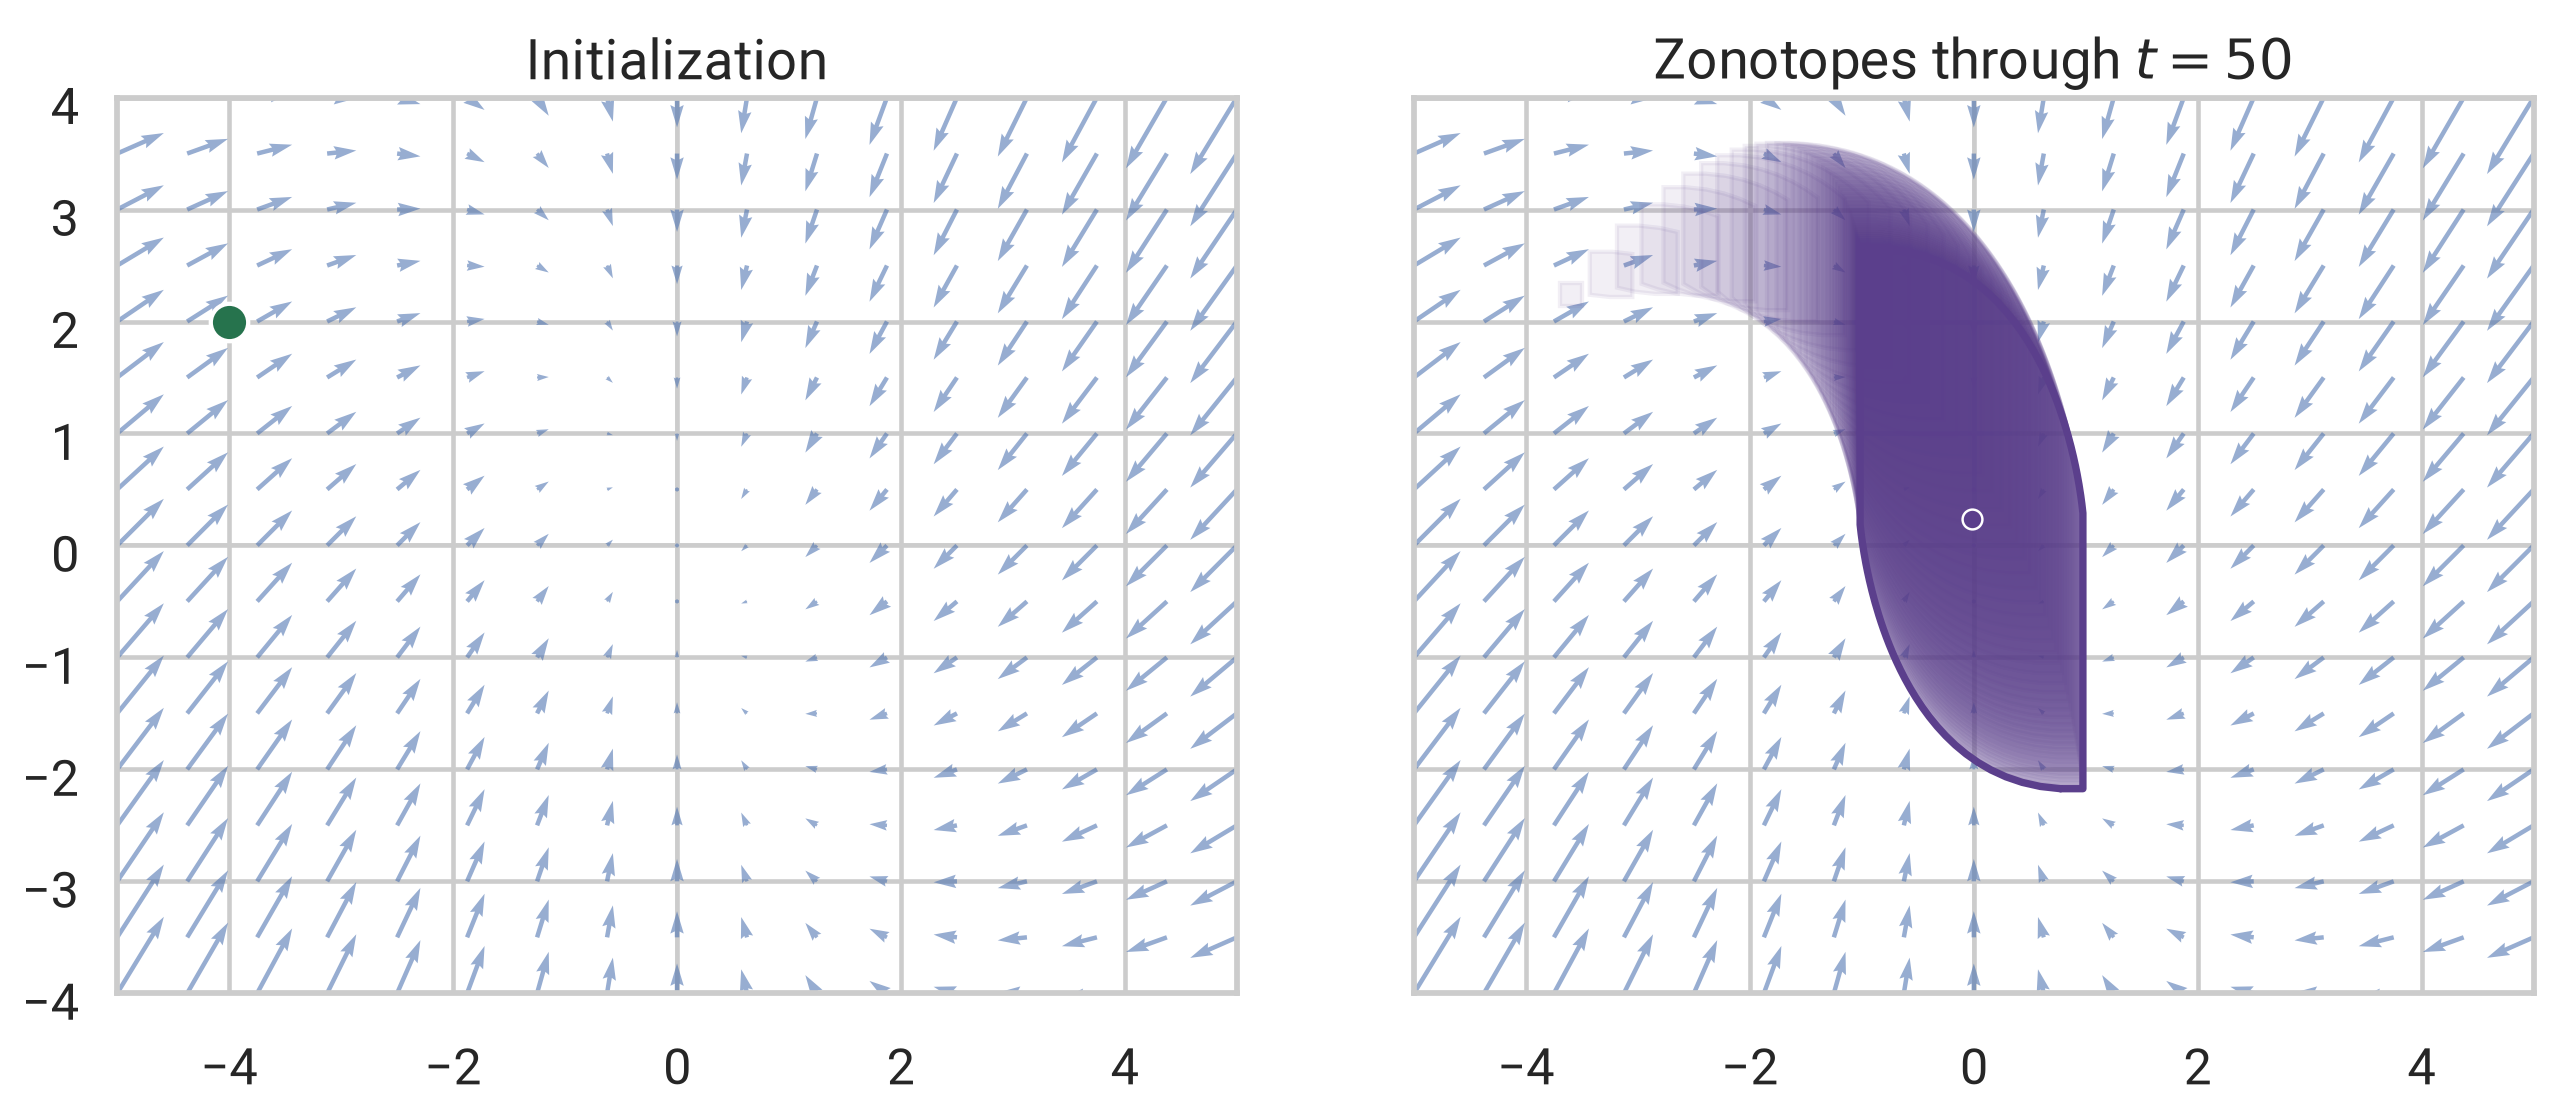

This figure's Python source:
#!/usr/bin/env python3
"""Visualize set-valued propagation for a linear system with zonotope noise.

The disturbance set is the box W = [-0.1, 0.1]^2 = Z(0, 0.1 I).  Run with:
    uv run --python .venv/bin/python zlti.py
"""

from __future__ import annotations

import argparse
from pathlib import Path

import matplotlib.pyplot as plt
import numpy as np
import seaborn as sns
from matplotlib.patches import Polygon


# Match slti.py: A_d is the discrete update used in the stochastic example.
A = np.array([[-1.0, 0.0], [-1.0, -0.8]])
A_DISCRETE = np.eye(2) + 0.1 * A
N_STEPS = 50
W_GENERATORS = 0.1 * np.eye(2)  # W = Z(0, 0.1 I) = [-0.1, 0.1]^2


def step_field(ax: plt.Axes, x_limit: float, y_limit: float) -> None:
    """Draw the deterministic increment A_d x - x."""
    x_grid = np.linspace(-x_limit, x_limit, 17)
    y_grid = np.linspace(-y_limit, y_limit, 17)
    x1, x2 = np.meshgrid(x_grid, y_grid)
    states = np.stack((x1, x2), axis=-1)
    increments = states @ A_DISCRETE.T - states
    ax.quiver(
        x1, x2, increments[..., 0], increments[..., 1],
        color=sns.color_palette("deep")[0], alpha=0.58, angles="xy",
        scale_units="xy", scale=1.2, width=0.004,
    )
    ax.axhline(0, color="0.35", linewidth=0.8, zorder=0)
    ax.axvline(0, color="0.35", linewidth=0.8, zorder=0)
    ax.set(xlim=(-x_limit, x_limit), ylim=(-y_limit, y_limit))
    ax.set_aspect("equal", adjustable="box")


def zonotope_vertices(center: np.ndarray, generators: np.ndarray) -> np.ndarray:
    """Return the boundary vertices of a 2-D zonotope in counter-clockwise order.

    A zonotope is a Minkowski sum of line segments.  Sorting their directions
    yields its boundary directly, so this avoids sampling particles or a grid.
    """
    if generators.size == 0:
        return center[None, :]

    # A segment is unchanged by negating its generator; use angles in [0, pi).
    oriented = generators.copy()
    flip = (oriented[:, 1] < 0) | ((oriented[:, 1] == 0) & (oriented[:, 0] < 0))
    oriented[flip] *= -1
    angles = np.arctan2(oriented[:, 1], oriented[:, 0])
    ordered = oriented[np.argsort(angles)]

    first = center - ordered.sum(axis=0)
    forward = first + np.cumsum(2 * ordered, axis=0)
    backward = forward[-1] - np.cumsum(2 * ordered, axis=0)
    return np.vstack((first, forward, backward[:-1]))


def propagate_zonotopes(x0: np.ndarray, steps: int) -> list[tuple[np.ndarray, np.ndarray]]:
    """Propagate X[t+1] = A_d X[t] (+) W, starting at the point x0."""
    zonotopes = [(x0, np.empty((0, 2)))]
    center, generators = x0, np.empty((0, 2))
    for _ in range(steps):
        center = A_DISCRETE @ center
        generators = np.vstack((generators @ A_DISCRETE.T, W_GENERATORS))
        zonotopes.append((center, generators))
    return zonotopes


def draw_zonotope(ax: plt.Axes, center: np.ndarray, generators: np.ndarray,
                  color: tuple[float, float, float], alpha: float) -> None:
    """Add a filled exact zonotope boundary to an axes."""
    vertices = zonotope_vertices(center, generators)
    ax.add_patch(Polygon(vertices, closed=True, facecolor=color, edgecolor=color,
                         alpha=alpha, linewidth=1.4, zorder=2))


def make_figure(x0: np.ndarray, steps: int) -> plt.Figure:
    sns.set_theme(style="whitegrid", context="talk", palette="deep", rc={"font.family": "Roboto"})
    zonotopes = propagate_zonotopes(x0, steps)
    # Match the fixed view and proportions used by slti.py.
    x_limit, y_limit = 5.0, 4.0
    fig, axes = plt.subplots(1, 2, figsize=(11.5, 5.8), constrained_layout=True,
                             gridspec_kw={"wspace": 0.14}, sharex=True, sharey=True)

    step_field(axes[0], x_limit, y_limit)
    axes[0].scatter(*x0, s=150, color="#26734d", edgecolor="white", linewidth=1.4, zorder=3)
    axes[0].set_title("Initialization")

    step_field(axes[1], x_limit, y_limit)
    zonotope_color = "#5b3f8c"  # Same purple accent as the rollout panel in slti.py.
    for t, (center, generators) in enumerate(zonotopes[1:], start=1):
        # Earlier reachable sets remain visible while the final set receives emphasis.
        draw_zonotope(axes[1], center, generators, zonotope_color, alpha=0.08 if t < steps else 0.34)
    final_center, final_generators = zonotopes[-1]
    final_vertices = zonotope_vertices(final_center, final_generators)
    axes[1].plot(*np.vstack((final_vertices, final_vertices[0])).T, color=zonotope_color, linewidth=2.4, zorder=3)
    axes[1].scatter(*final_center, s=42, color=zonotope_color, edgecolor="white", linewidth=0.8, zorder=4)
    axes[1].set_title(f"Zonotopes through $t={steps}$")
    return fig


def main() -> None:
    parser = argparse.ArgumentParser(description=__doc__)
    parser.add_argument("--x0", type=float, nargs=2, metavar=("X1", "X2"), default=(-4.0, 2.0),
                        help="initial state coordinates (default: -4 2)")
    parser.add_argument("--steps", type=int, default=N_STEPS, help="number of set propagations (default: 10)")
    parser.add_argument("--output", type=Path, default=Path("zlti.png"), help="output image path")
    parser.add_argument("--show", action="store_true", help="also open the figure interactively")
    args = parser.parse_args()

    print(f"A_d = I + 0.1 A =\n{A_DISCRETE}")
    print(f"Propagating W = [-0.1, 0.1]^2 for {args.steps} steps")
    figure = make_figure(np.asarray(args.x0), args.steps)
    figure.savefig(args.output, dpi=220, bbox_inches="tight")
    print(f"Saved visualization to {args.output}")
    if args.show:
        plt.show()


if __name__ == "__main__":
    main()
